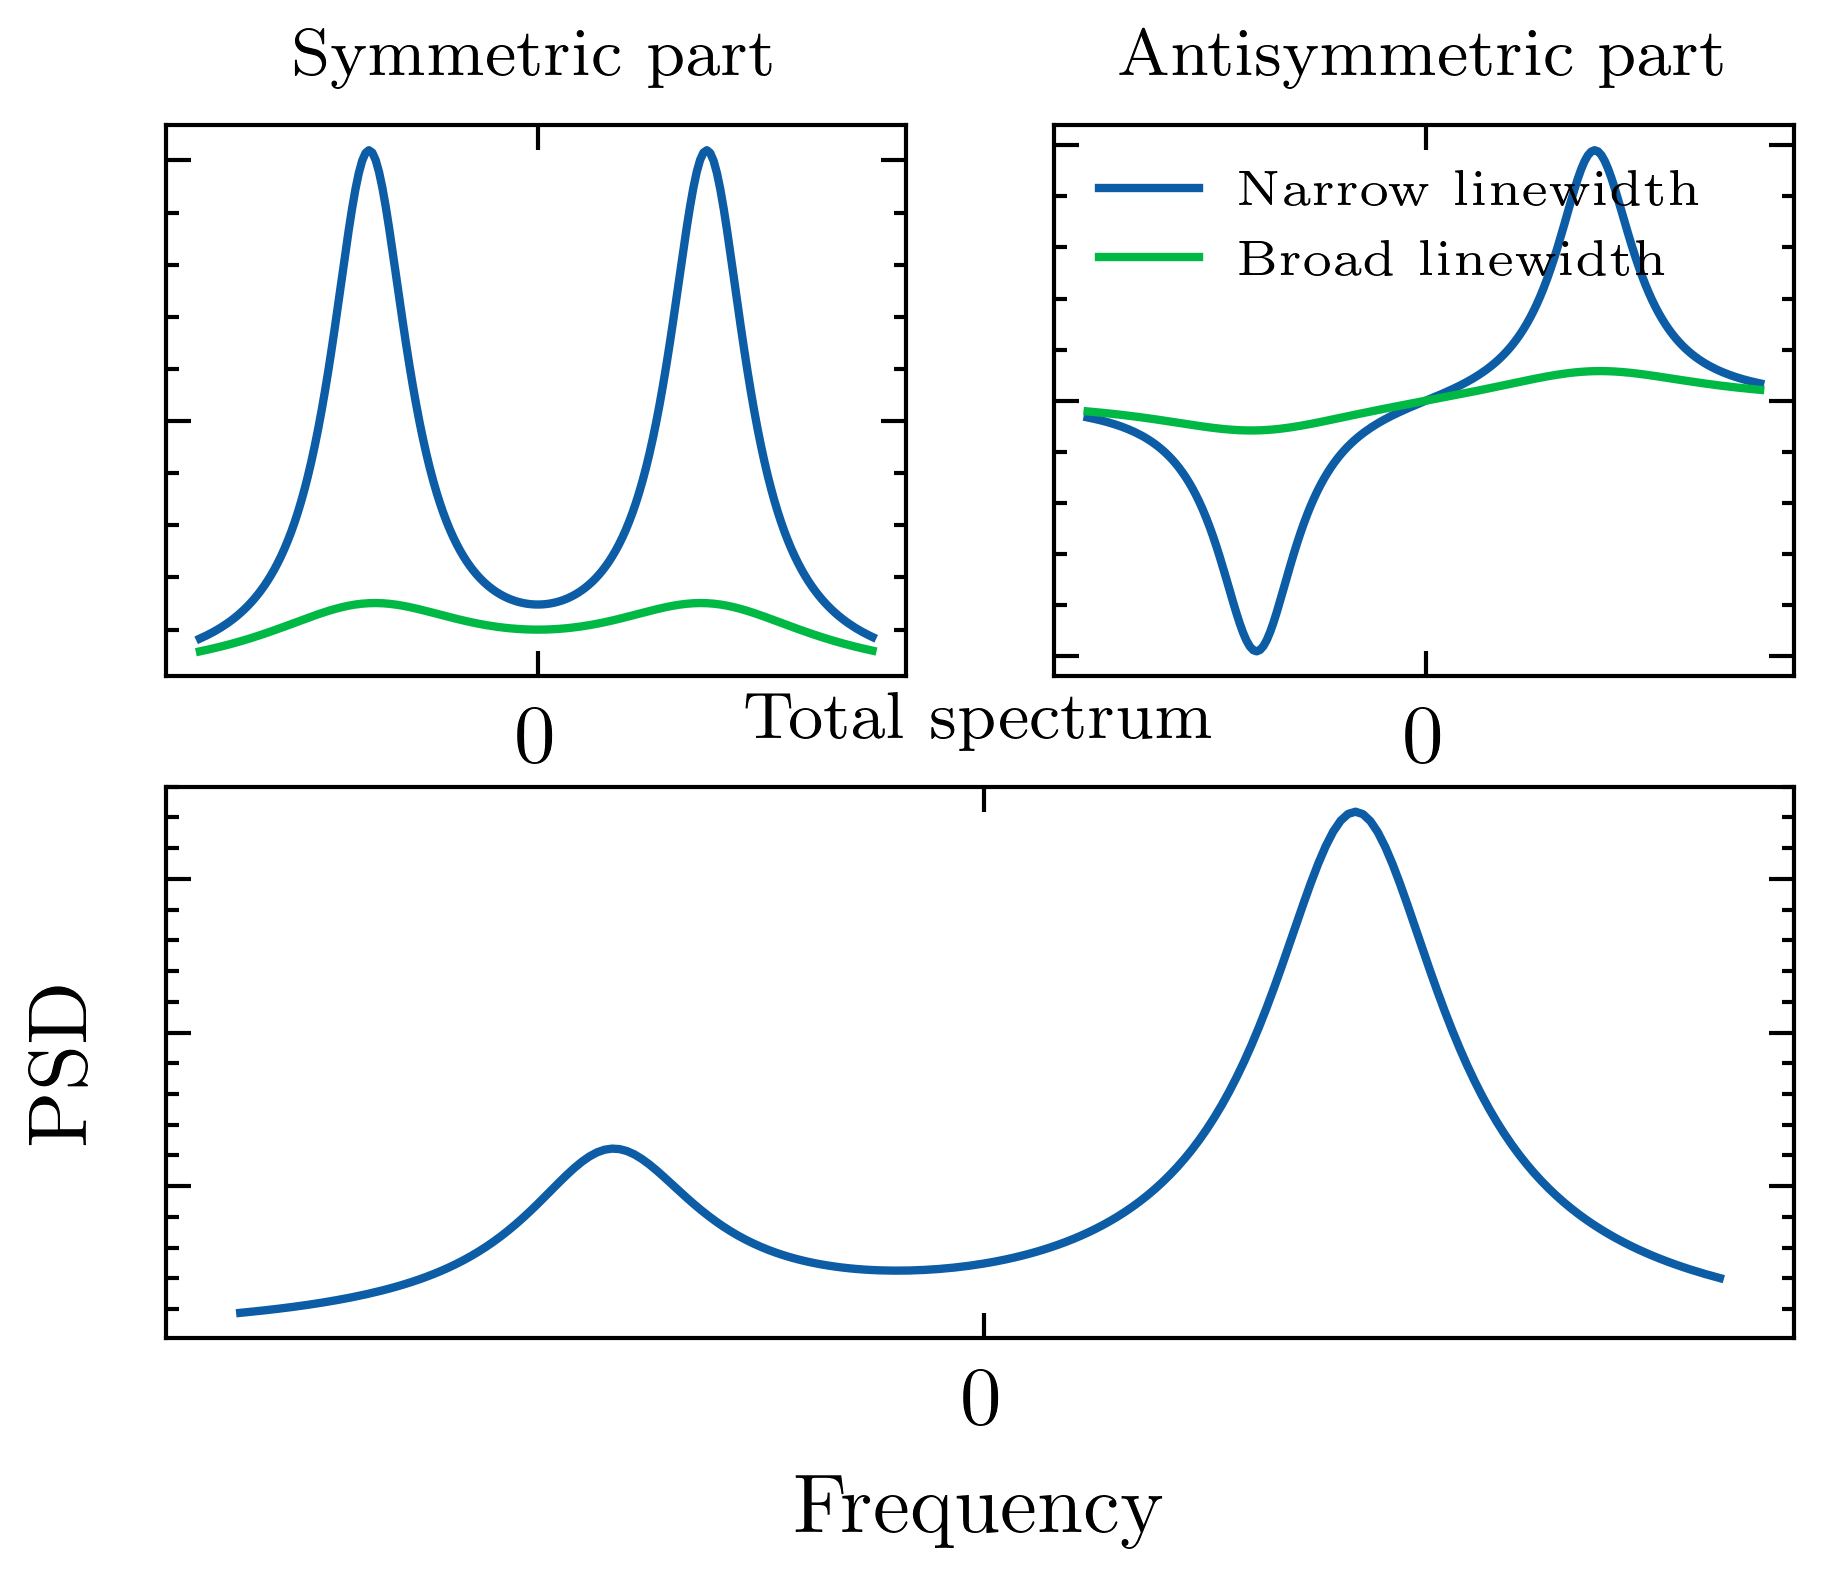

Generate this figure with Python:
# -*- coding:utf-8 -*-
"""
作者：DELL
日期：2024年03月07日
"""
import numpy as np
import matplotlib.pyplot as plt
from my_functions.spin_operators_of_2or1_alkali_metal_atoms import spin_operators_of_2or1_alkali_metal_atoms
from my_functions.alkali_atom_uncoupled_to_coupled import alkali_atom_uncoupled_to_coupled
from qutip import *
from scipy.linalg import *
import matplotlib.pyplot as plt
import scienceplots

omega = np.arange(-10, 10, 0.1)
gammap = 2
gamman = 10
Omega = 5
Lorentzianpp = 1 / (gammap + (omega - Omega) ** 2)
Lorentzianpn = 1 / (gammap + (omega + Omega) ** 2)
Lorentziannp = 1 / (gamman + (omega - Omega) ** 2)
Lorentziannn = 1 / (gamman + (omega + Omega) ** 2)

plt.style.use(['science'])
with plt.style.context(['science']):
    fig = plt.figure()
    ax1 = fig.add_subplot(2, 1, 2)
    p1, = plt.plot(omega, 3 * Lorentzianpp + Lorentzianpn + 3 * Lorentziannp + Lorentziannn)
    ax2 = fig.add_subplot(2, 2, 1)
    p2, = plt.plot(omega, 2 * Lorentzianpp + 2 * Lorentzianpn)
    p3, = plt.plot(omega, 2 * Lorentziannp + 2 * Lorentziannn)
    ax3 = fig.add_subplot(2, 2, 2)
    p4, = plt.plot(omega, Lorentzianpp - Lorentzianpn)
    p5, = plt.plot(omega, +Lorentziannp - Lorentziannn)
    plt.xticks(fontsize=10)
    plt.yticks(fontsize=10)
    ax1.set_title("Total spectrum", fontsize=8)
    ax2.set_title("Symmetric part", fontsize=8)
    ax3.set_title("Antisymmetric part", fontsize=8)

    ax3.legend([p4, p5],
               ["Narrow linewidth", "Broad linewidth"]
               , loc='upper left', prop={'size': 6})

    ax1.yaxis.set_major_formatter(plt.NullFormatter())
    ax1.xaxis.set_major_formatter(plt.NullFormatter())
    ax2.yaxis.set_major_formatter(plt.NullFormatter())
    ax2.xaxis.set_major_formatter(plt.NullFormatter())
    ax3.yaxis.set_major_formatter(plt.NullFormatter())
    ax3.xaxis.set_major_formatter(plt.NullFormatter())
    # plt.ylim(-0.5, 5.2)
    plt.savefig('Noise spectrum.png', dpi=600)
